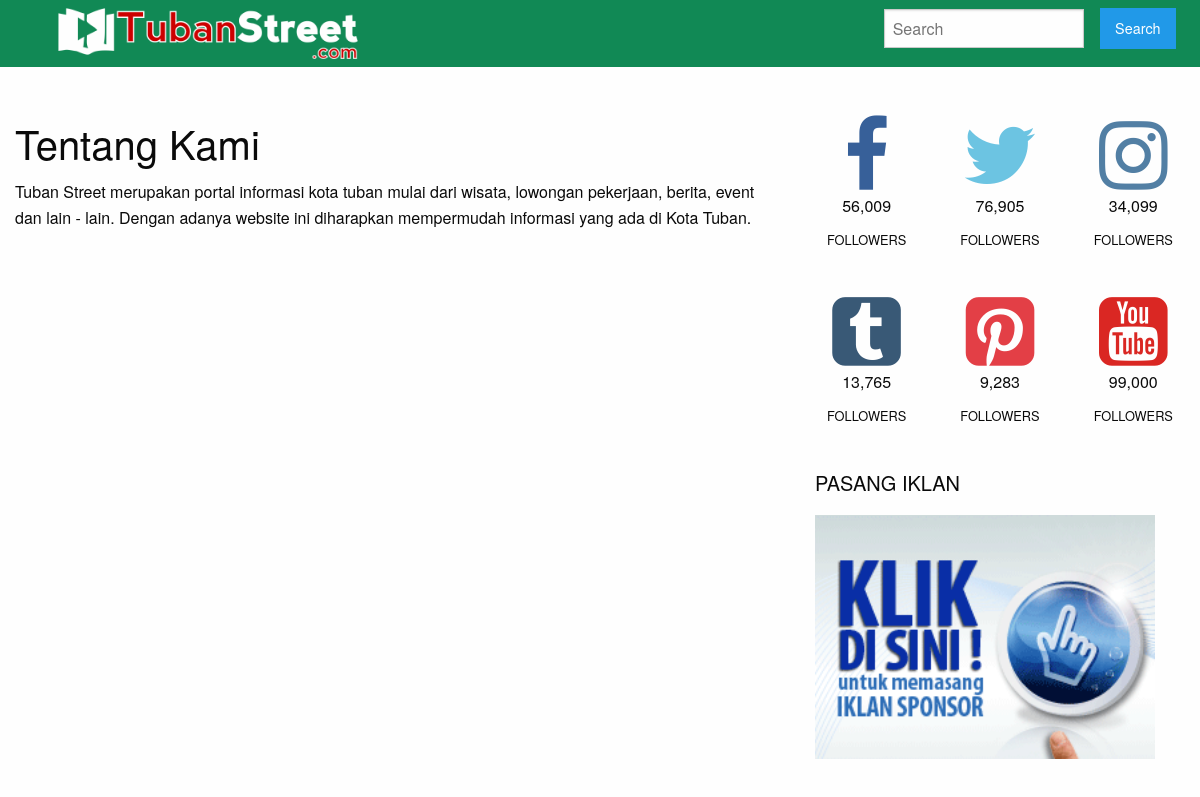
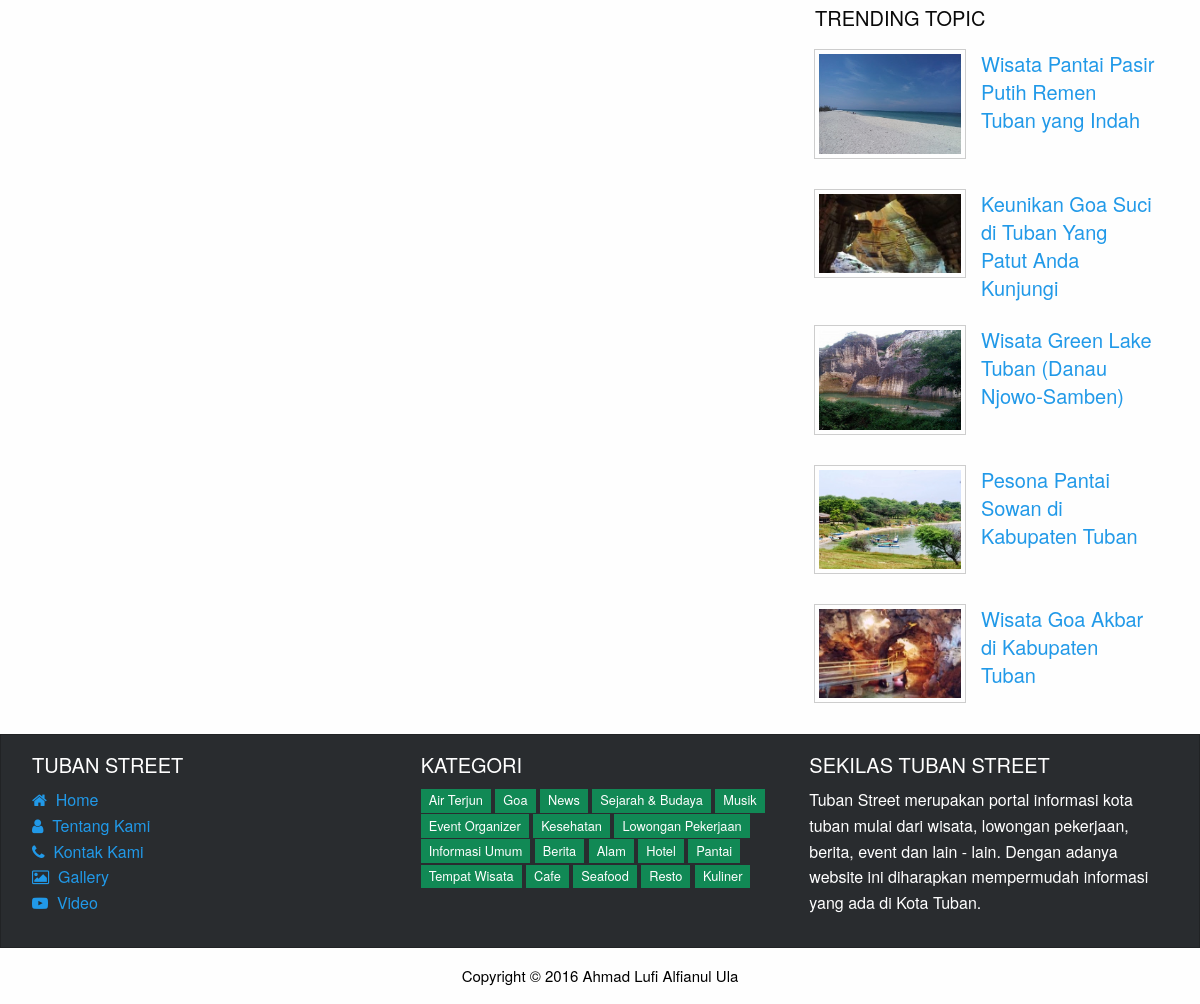
Page /about.php on the committed database (2 pictures, top to bottom).
### tables this page shows
CREATE TABLE `berita` (
  `id_berita` int(11) NOT NULL,
  `judul` varchar(100) NOT NULL,
  `tanggal` date NOT NULL,
  `id_kategori` int(11) NOT NULL,
  `id_login` int(11) NOT NULL,
  `isi` longtext NOT NULL,
  `gambar` text NOT NULL
);

CREATE TABLE `kategori` (
  `id` int(11) NOT NULL,
  `nama_kategori` varchar(50) NOT NULL
);

### trending.php (the view)
<?php
$hasil = $koneksi->prepare("SELECT berita.id_berita, berita.judul,berita.tanggal,login.nama_login, kategori.nama_kategori, berita.isi, berita.gambar
FROM berita
JOIN kategori ON berita.id_kategori = kategori.id
JOIN login ON berita.id_login = login.id
ORDER BY RAND() LIMIT 5");
$hasil->execute();
$data = $hasil->fetchAll();
?>
<div class="row column">
	<p class="lead">TRENDING TOPIC</p>
	<?php foreach ($data as $berita) {?>
	<div class="media-object">
		<div class="media-object-section">
			<img class="thumbnail" src="admin/assets/gambar/<?php echo $berita['gambar']; ?>" width='150px' height='300px'">
		</div>
		<div class="media-object-section">
			<h5 style="color:black"><a href="?link=lihatdetailberita.php&id_berita=<?=$berita['id_berita'];?>"><?php echo $berita['judul']; ?></a></h5>
		</div>
	</div>
	<?php }
	?>
</div>

### footer.php (shortened to what this page needs)
<footer>
<div class="row expanded callout secondary">
<div class="large-4 columns">
<h5 style="color:white;">TUBAN STREET</h5>
<p class="footer-links">
        <a href="index.php"><i class="fa fa-home" aria-hidden="true"></i>&nbsp; Home</a> <br>
        <a href="about.php"><i class="fa fa-user" aria-hidden="true"></i>&nbsp; Tentang Kami</a> <br>
        <a href="kontak.php"><i class="fa fa-phone" aria-hidden="true"></i>&nbsp; Kontak Kami</a> <br>
        <a href="galeri.php"><i class="fa fa-picture-o" aria-hidden="true"></i>&nbsp; Gallery</a> <br>
        <a href="#"><i class="fa fa-youtube-play" aria-hidden="true"></i>&nbsp; Video</a> <br>
</p>
</div>
<?php
$hasil = $koneksi->prepare("SELECT * FROM kategori ORDER BY id DESC");
$hasil->execute();
$data = $hasil->fetchAll();?>
<div class="large-4 columns">
<h5 style="color:white;">KATEGORI</h5>
<?php foreach ($data as $key) {?>
<span class="secondary label"><?php echo $key['nama_kategori']; ?></span>
<?php }?>
</div>
<div class="large-4 columns">
<h5 style="color:white;">SEKILAS TUBAN STREET</h5>
<p style="color:white;">Tuban Street merupakan portal informasi kota tuban mulai dari wisata, lowongan pekerjaan, berita, event dan lain - lain. Dengan adanya website ini diharapkan mempermudah informasi yang ada di Kota Tuban. </p>
</div>
</div>
<div class="row expanded">
<div class="medium-12 columns">
<p style="color:#000;text-align: center;font-family: RobotoDraft, 'Helvetica Neue', Helvetica, Arial;font-size: 15px;">
Copyright © 2016 Ahmad Lufi Alfianul Ula
</p>
</div>
</div>
</footer>
</body>
</html>

### admin/assets/css/imron.css (style rules this page uses)
button, img, legend { border: 0 }
body, button, legend { padding: 0 }
h1, h2, h3, h4, h5, h6, p { text-rendering: optimizeLegibility }
html { font-family: sans-serif; -ms-text-size-adjust: 100%; -webkit-text-size-adjust: 100% }
article, aside, details, figcaption, figure, footer, header, hgroup, main, menu, nav, section, summary { display: block }
.button, img { vertical-align: middle }
img { max-width: 100%; height: auto; -ms-interpolation-mode: bicubic; display: inline-block }
.help-text, em, i { font-style: italic }
a, b, em, i, small, strong { line-height: inherit }
dl, ol, p, ul { line-height: 1.6 }
body, h1, h2, h3, h4, h5, h6 { font-family: "Helvetica Neue", Helvetica, Roboto, Arial, sans-serif; font-weight: 400 }
body, html { font-size: 100%; box-sizing: border-box }
body { margin: 0; line-height: 1.5; color: #0a0a0a; background: #fefefe; -webkit-font-smoothing: antialiased; -moz-osx-font-smoothing: grayscale }
.row { max-width: 75rem; margin-left: auto; margin-right: auto }
.row::after, .row::before { content: ' '; display: table }
.row::after { clear: both }
.row .row { margin-left: -.9375rem; margin-right: -.9375rem }
.row.expanded { max-width: none }
.column, .columns { width: 100%; float: left; padding-left: .9375rem; padding-right: .9375rem }
.column:last-child, .columns:last-child { float: left }
.column.row, .row.columns { float: none }
@media screen and (min-width:40em) { .medium-12 { width: 100% } }
@media screen and (min-width:64em) { .large-4 { width: 33.33333% } }
blockquote, dd, div, dl, dt, form, h1, h2, h3, h4, h5, h6, li, ol, p, pre, td, th, ul { margin: 0; padding: 0 }
dl, ol, p, ul { margin-bottom: 1rem }
p { font-size: inherit }
h1, h2, h3, h4, h5, h6 { font-style: normal; color: inherit; margin-top: 0; margin-bottom: .5rem; line-height: 1.4 }
h5 { font-size: 1.0625rem }
@media screen and (min-width:40em) { h5 { font-size: 1.25rem } }
a { background-color: transparent; color: #2199e8; text-decoration: none; cursor: pointer }
.lead { font-size: 125%; line-height: 1.6 }
.callout { margin: 0 0 1rem; padding: 1rem; border: 1px solid rgba(10, 10, 10, .25); border-radius: 0; position: relative; background-color: #fff }
.callout>:first-child { margin-top: 0 }
.callout>:last-child { margin-bottom: 0 }
.callout.secondary { background: #292C2F }
.label { display: inline-block; padding: .33333rem .5rem; font-size: .8rem; line-height: 1; white-space: nowrap; cursor: default; border-radius: 0; background: #2199e8; color: #fefefe }
.label.secondary { background: #118955; color: #fefefe }
.media-object { margin-bottom: 1rem; display: block }
.media-object img { max-width: none }
.media-object-section { display: table-cell; vertical-align: top }
.media-object-section:first-child { padding-right: 1rem }
body, html { height: 100% }
.thumbnail { border: 4px solid #fefefe; box-shadow: 0 0 0 1px rgba(10, 10, 10, .2); display: inline-block; line-height: 0; max-width: 100%; transition: box-shadow .2s ease-out; border-radius: 0; margin-bottom: 1rem }

### rows in the picture
berita: gambar (picture), judul "Wisata Pantai Pasir Putih Remen Tuban yang Indah"
berita: gambar (picture), judul "Keunikan Goa Suci di Tuban Yang Patut Anda Kunjungi"
berita: gambar (picture), judul "Wisata Green Lake Tuban (Danau Njowo-Samben)"
berita: gambar (picture), judul "Pesona Pantai Sowan di Kabupaten Tuban"
berita: gambar (picture), judul "Wisata Goa Akbar di Kabupaten Tuban"
kategori: nama_kategori "Air Terjun"
kategori: nama_kategori "Goa"
kategori: nama_kategori "News"
kategori: nama_kategori "Sejarah & Budaya"
kategori: nama_kategori "Musik"
kategori: nama_kategori "Event Organizer"
kategori: nama_kategori "Kesehatan"
kategori: nama_kategori "Lowongan Pekerjaan"
kategori: nama_kategori "Informasi Umum"
kategori: nama_kategori "Berita"
kategori: nama_kategori "Alam"
kategori: nama_kategori "Hotel"
kategori: nama_kategori "Pantai"
kategori: nama_kategori "Tempat Wisata"
kategori: nama_kategori "Cafe"
kategori: nama_kategori "Seafood"
kategori: nama_kategori "Resto"
kategori: nama_kategori "Kuliner"
